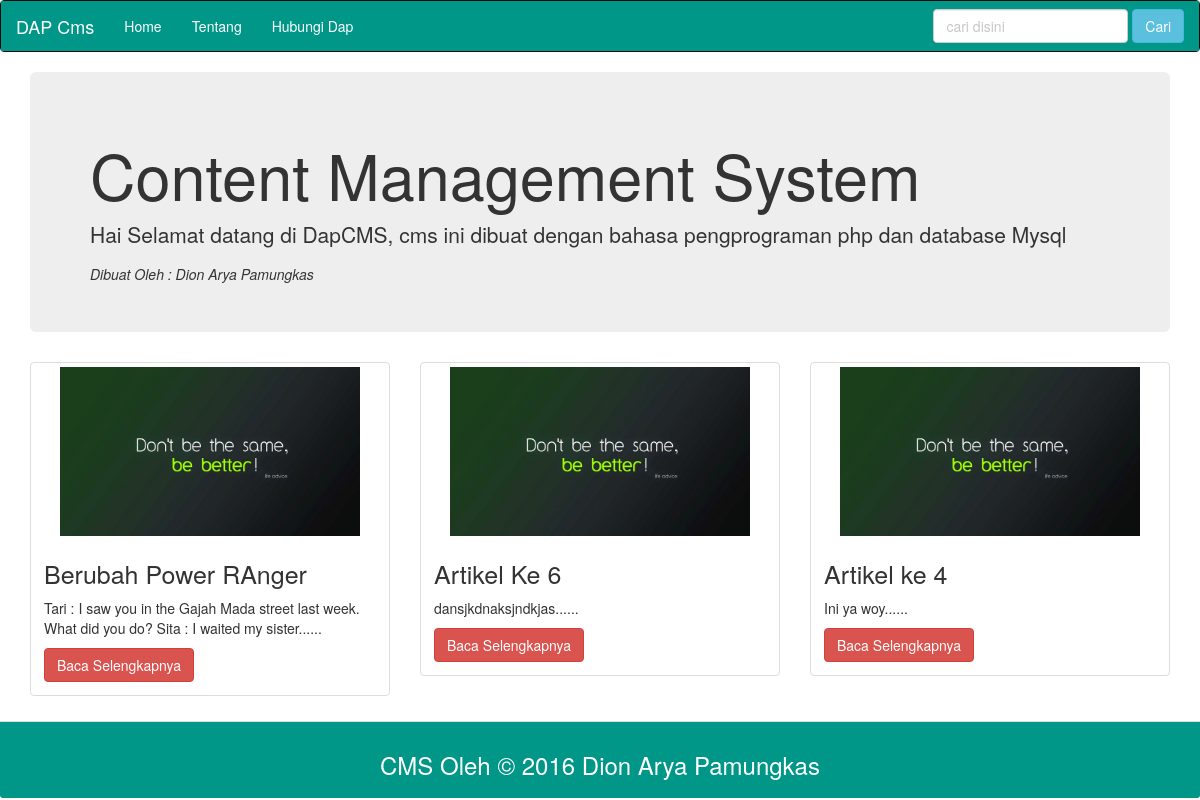
The page / on the database its author committed.
### tables this page shows
CREATE TABLE `blog` (
  `id` int(11) NOT NULL,
  `judul` varchar(1000) NOT NULL,
  `isi` varchar(1000) NOT NULL,
  `tag` varchar(1000) NOT NULL,
  `gambar` varchar(1000) NOT NULL,
  `penulis` varchar(100) NOT NULL
);

### function/blog.php (called while the page is built, shortened)
<?php
function excerpt($string){
  $string = substr($string, 0, 100);
  return $string . "......";
}
 ?>

### index.php (the view)
<?php
require_once 'init/core.php';
require_once 'view/header.php';
?>
<div class="container">
<div class="jumbotron">
<h1>Content Management System</h1>
<p>Hai Selamat datang di DapCMS, cms ini dibuat dengan bahasa pengprograman php dan database Mysql</p>
<i>Dibuat Oleh : Dion Arya Pamungkas</i>
</div>
<?php
$query = "SELECT * FROM blog ORDER BY id DESC";
$hasil = mysqli_query($link, $query);
if (mysqli_num_rows($hasil) > 0){  ?>
  <div class="row">
  <?php
  while($data = mysqli_fetch_assoc($hasil)){
?>
<div class="col-md-4">
  <div class="thumbnail">
    <img src="view/<?php echo $data['gambar']; ?>" width="300px" height="250px" alt="">
    <div class="caption">
      <h1 style="font-size:25px"> <?=$data['judul'];?> </h1>
      <p> <?php echo excerpt($data['isi']); ?> </p>
        <a href="artikel.php?id=<?php echo $data['id'];?>&judul=<?php echo $data['judul'];?>" class="btn btn-danger">Baca Selengkapnya</a>
      </div>
    </div>
    </div>
<?php
}
 }else{
  echo '
  <div class="col-md-8">
  <div class="w3-container w3-red">
  <h1>Belum Ada Post</h1>
  <p>Admin Blog ini belum bikin posting apa</p>
  </div>
  </div>
  '; } ?>
    </div>
    </div>
<?php require_once 'view/footer.php'; ?>

### view/header.php (shortened to what this page needs)
<!DOCTYPE html>
<html>
<head>
  <link rel="stylesheet" href="view/tema.css">
  <link rel="stylesheet" href="view/bootstrap.min.css">
</head>
<body>
  <nav class="navbar navbar-inverse w3-teal">
  <div class="navbar-header">
    <a href="index.php" class="navbar-brand  w3-teal">DAP Cms</a>
  </div>
  <div class="collapse navbar-collapse  w3-teal" id="target-list">
    <ul class="nav navbar-nav  w3-teal">
      <li class="w3-teal"><a class="w3-text-white w3-hover-shadow" href="index.php">Home</a></li>
      <li class="w3-teal"><a class="w3-text-white w3-hover-shadow" href="about.php">Tentang</a></li>
      <li class="w3-teal"><a class="w3-text-white w3-hover-shadow" href="kontak.php">Hubungi Dap</a></li>
        </ul>
        <form role="search" action="search.php" class="navbar-form navbar-right" method="get">
          <div class="form-group">
            <input type="search" name="query" class="form-control" placeholder="cari disini">
            <input type="submit" name="cari" class="btn btn-info" value="Cari">
          </div>
        </form>
  </nav>

### view/footer.php (shortened to what this page needs)
<div style="margin-top:5px">
<div class="w3-container w3-teal panel-footer">
  <center><h3 id="w3"> CMS Oleh &copy 2016 <a href="http://fb.com/dion.aryapamungkas" target="_blank" id="nama" class="w3-text-white">Dion Arya Pamungkas</a></h3></center>
</div>
</div>
</body>
</html>

### view/tema.css (style rules this page uses)
html { box-sizing:border-box }
*,*:before,*:after { box-sizing:inherit }
html { -ms-text-size-adjust:100%;-webkit-text-size-adjust:100% }
body { margin:0 }
article,aside,details,figcaption,figure,footer,header,main,menu,nav,section,summary { display:block }
a { background-color:transparent;-webkit-text-decoration-skip:objects }
img { border-style:none }
button,input,select,textarea { font:inherit;margin:0 }
button,input { overflow:visible }
button,html [type=button],[type=reset],[type=submit] { -webkit-appearance:button }
[type=search] { -webkit-appearance:textfield;outline-offset:-2px }
html,body { font-family:Verdana,sans-serif;font-size:15px;line-height:1.5 }
html { overflow-x:hidden }
h1,h2,h3,h4,h5,h6,.w3-slim,.w3-wide { font-family:"Segoe UI",Arial,sans-serif }
h1 { font-size:36px }
h3 { font-size:24px }
h1,h2,h3,h4,h5,h6 { font-weight:400;margin:10px 0 }
h1 a,h2 a,h3 a,h4 a,h5 a,h6 a { font-weight:inherit }
img { margin-bottom:-5px }
a { color:inherit }
.w3-btn,.w3-btn-floating,.w3-dropnav a,.w3-btn-floating-large,.w3-btn-block,.w3-hover-shadow,.w3-hover-opacity,.w3-hover-opacity-off,.w3-hover-sepia,.w3-hover-grayscale,.w3-hover-greyscale, .w3-navbar a,.w3-sidenav a,.w3-pagination li a,.w3-hoverable tbody tr,.w3-hoverable li,.w3-accordion-content a,.w3-dropdown-content a,.w3-dropdown-click:hover,.w3-dropdown-hover:hover,.w3-opennav,.w3-closenav,.w3-closebtn, .w3-hover-amber,.w3-hover-aqua,.w3-hover-blue,.w3-hover-light-blue,.w3-hover-brown,.w3-hover-cyan,.w3-hover-blue-grey,.w3-hover-green,.w3-hover-light-green,.w3-hover-indigo,.w3-hover-khaki,.w3-hover-lime,.w3-hover-orange,.w3-hover-deep-orange,.w3-hover-pink, .w3-hover-purple,.w3-hover-deep-purple,.w3-hover-red,.w3-hover-sand,.w3-hover-teal,.w3-hover-yellow,.w3-hover-white,.w3-hover-black,.w3-hover-grey,.w3-hover-light-grey,.w3-hover-dark-grey,.w3-hover-text-amber,.w3-hover-text-aqua,.w3-hover-text-blue,.w3-hover-text-light-blue, .w3-hover-text-brown,.w3-hover-text-cyan,.w3-hover-text-blue-grey,.w3-hover-text-green,.w3-hover-text-light-green,.w3-hover-text-indigo,.w3-hover-text-khaki,.w3-hover-text-lime,.w3-hover-text-orange,.w3-hover-text-deep-orange,.w3-hover-text-pink,.w3-hover-text-purple, .w3-hover-text-deep-purple,.w3-hover-text-red,.w3-hover-text-sand,.w3-hover-text-teal,.w3-hover-text-yellow,.w3-hover-text-white,.w3-hover-text-black,.w3-hover-text-grey,.w3-hover-text-light-grey,.w3-hover-text-dark-grey { -webkit-transition:background-color .3s,color .15s,box-shadow .3s,opacity 0.3s,filter 0.3s;transition:background-color .3s,color .15s,box-shadow .3s,opacity 0.3s,filter 0.3s }
.w3-container:after,.w3-panel:after,.w3-row:after,.w3-row-padding:after,.w3-topnav:after,.w3-clear:after,.w3-btn-group:before,.w3-btn-group:after,.w3-btn-bar:before,.w3-btn-bar:after { content:"";display:table;clear:both }
.w3-container { padding:0.01em 16px }
.w3-teal,.w3-hover-teal:hover { color:#fff!important;background-color:#009688!important }
.w3-text-white,.w3-hover-text-white:hover { color:#fff!important }

### rows shown on the page
blog: gambar (picture), judul "Berubah Power RAnger", isi "Tari : I saw you in the Gajah Mada street last week. What did you do? Sita : I waited my sister......"
blog: gambar (picture), judul "Artikel Ke 6", isi "dansjkdnaksjndkjas......"
blog: gambar (picture), judul "Artikel ke 4", isi "Ini ya woy......"
